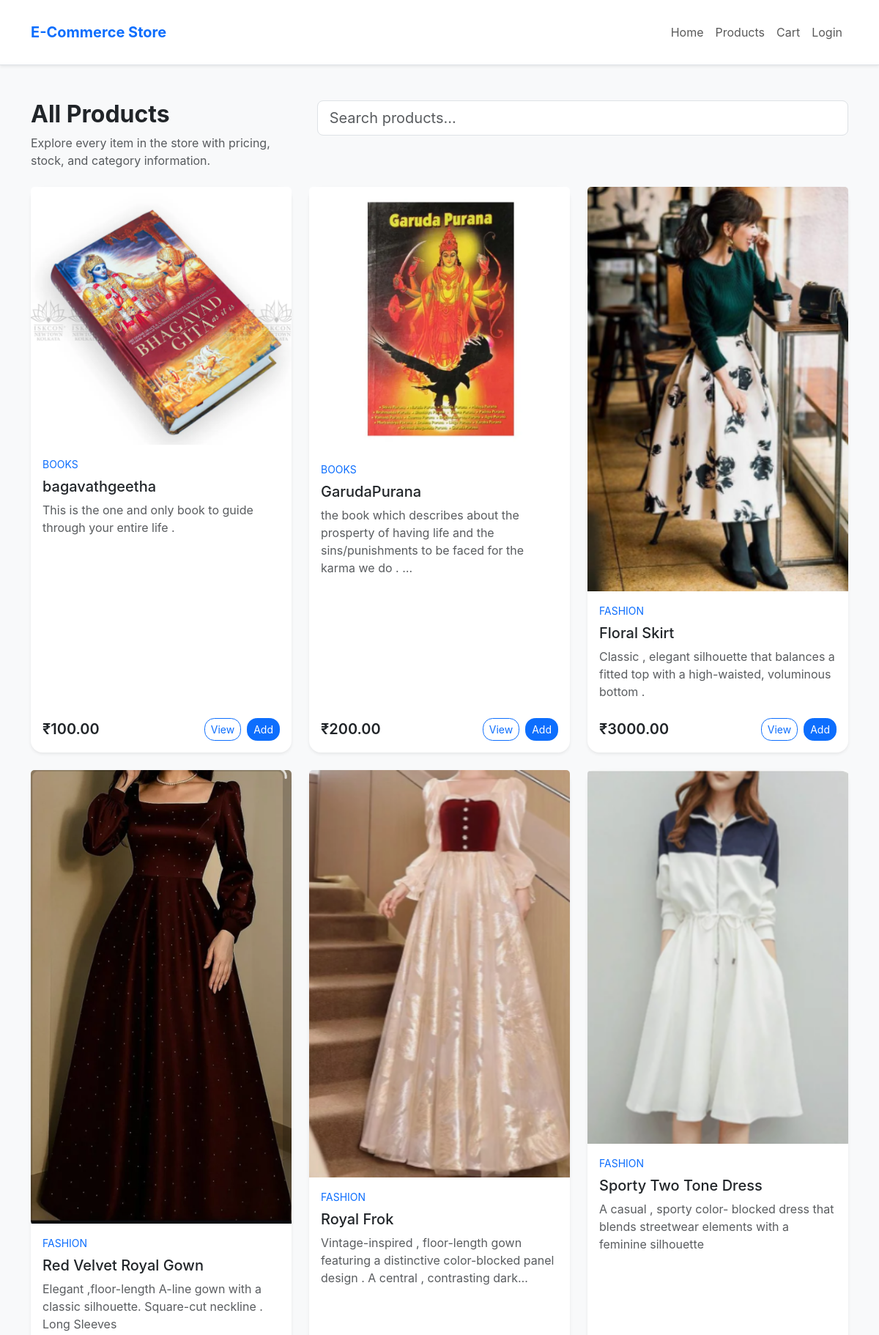
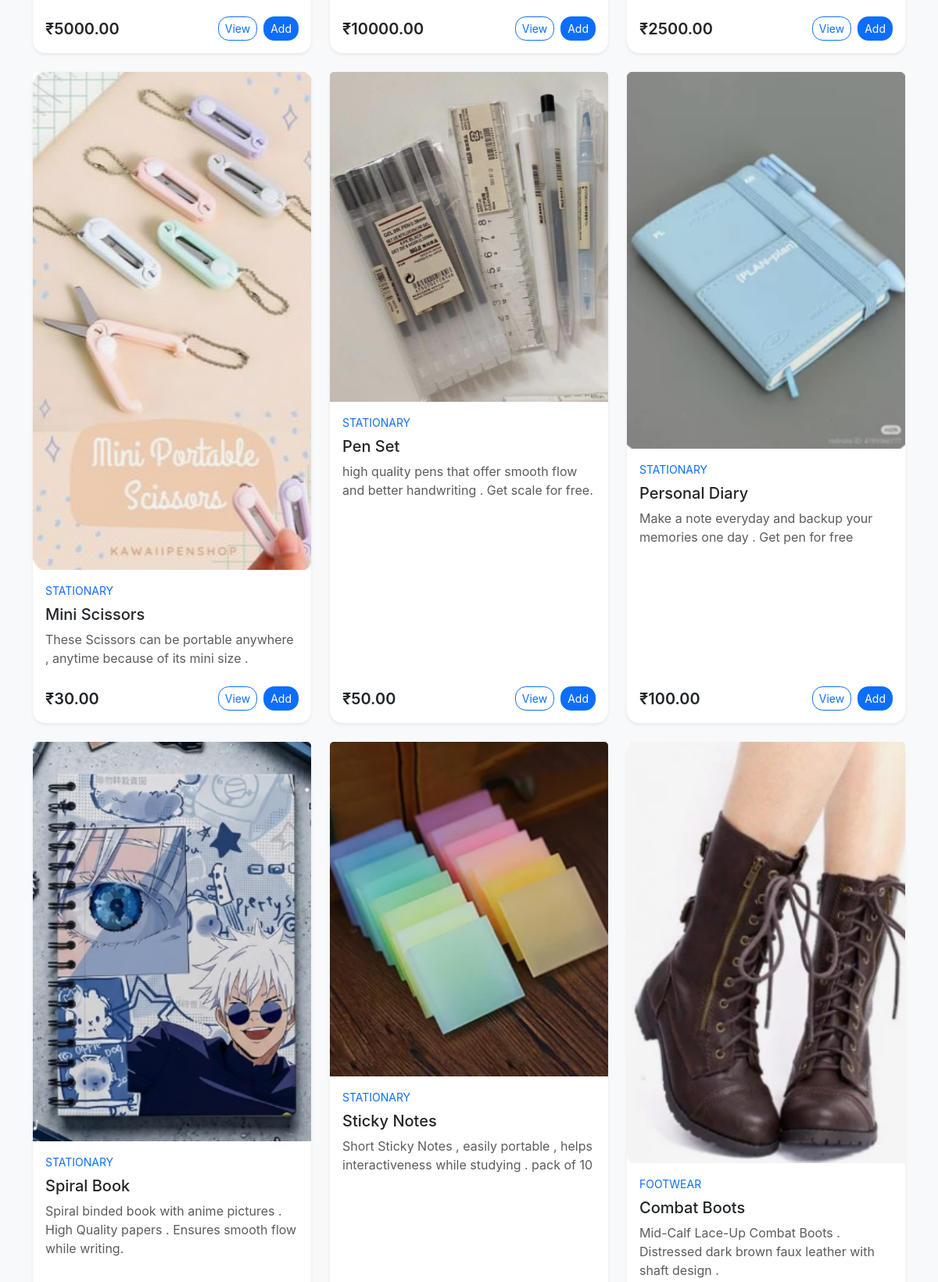
Screenshot of /products/ (upper part) with the database file from the repository (2 pictures, top to bottom).
### store/models.py (models this page shows, shortened)
class Product(models.Model):
    category = models.ForeignKey(Category,on_delete=models.CASCADE,related_name="products")
    name = models.CharField(max_length=200)
    slug = models.SlugField(unique=True)
    description = models.TextField()
    price = models.DecimalField(max_digits=10, decimal_places=2)
    stock = models.PositiveIntegerField(default=0)
    image = models.ImageField(upload_to="products/")
    available = models.BooleanField(default=True)
    created_at = models.DateTimeField(auto_now_add=True)
    updated_at = models.DateTimeField(auto_now=True)

class Category(models.Model):
    name = models.CharField(max_length=100,unique=True)
    slug = models.SlugField(unique=True)

### store/views.py (the view)
# urls.py: path('products/', product_list, name='product_list'),
def product_list(request):
    category_slug = request.GET.get('category')
    products = Product.objects.filter(
        available=True
    ).select_related('category')
    category = None
    if category_slug:
        category = get_object_or_404(Category, slug=category_slug)
        products = products.filter(category=category)
    context = {
        "products": products,
        "category": category,
    }
    return render(
        request,
        'store/product.html',
        context
    )

### templates/store/product.html (shortened to what this page needs)
{% extends 'base.html' %}
{% block content %}
<div class="d-flex flex-column flex-md-row justify-content-between align-items-start gap-3 mb-4">
    <div>
        {% if category %}
            <h2 class="fw-bold">{{ category.name }} Products</h2>
            <p class="text-muted mb-0">Explore available products in the {{ category.name }} category.</p>
        {% else %}
            <h2 class="fw-bold">All Products</h2>
            <p class="text-muted mb-0">Explore every item in the store with pricing, stock, and category information.</p>
        {% endif %}
    </div>
    <div class="w-100 w-md-50">
        <input type="search" class="form-control form-control-lg" placeholder="Search products..." aria-label="Search products">
    </div>
</div>
{% if products %}
<section class="row g-4">
    {% for product in products %}
        <div class="col-12 col-md-6 col-xl-4">
            <article class="card h-100 shadow-sm border-0">
                <img src="{{ product.image.url }}" class="card-img-top" alt="{{ product.name }}">
                <div class="card-body d-flex flex-column">
                    <p class="text-uppercase text-primary small mb-2">{{ product.category.name }}</p>
                    <h5 class="card-title">{{ product.name }}</h5>
                    <p class="text-muted mb-4">{{ product.description|truncatechars:120 }}</p>
                    <div class="mt-auto d-flex justify-content-between align-items-center">
                        <span class="fs-5 fw-semibold">₹{{ product.price }}</span>
                        <div class="d-flex gap-2">
                            <a href="{% url 'product_detail' product.slug %}" class="btn btn-outline-primary btn-sm">View</a>
                            <a href="{% url 'add_to_cart' product.id %}" class="btn btn-primary btn-sm btn-add-to-cart">Add</a>
                        </div>
                    </div>
                </div>
            </article>
        </div>
    {% endfor %}
</section>
{% else %}
<div class="alert alert-info rounded-4">There are no products available yet.</div>
{% endif %}
{% endblock %}

### static/styles.css (style rules this page uses)
:root { color-scheme: light; --bg: #f4f7fb; --surface: #ffffff; --text: #1f2937; --muted: #6c757d; --primary: #0d6efd; --border: #e9ecef; }
body { background: var(--bg); color: var(--text); font-family: Inter, system-ui, -apple-system, BlinkMacSystemFont, "Segoe UI", sans-serif; }
.card, .table-responsive { border-radius: 1rem; }
.btn { border-radius: .85rem; }

### rows the page displays
Product: image (picture), category.name "BOOKS", name "bagavathgeetha", description "This is the one and only book to guide through your entire life .", price "100.00"
Product: image (picture), category.name "BOOKS", name "GarudaPurana", description "the book which describes about the prosperty of having life and the sins/punishments to be faced for the karma we do . …", price "200.00"
Product: image (picture), category.name "FASHION", name "Floral Skirt", description "Classic , elegant silhouette that balances a fitted top with a high-waisted, voluminous bottom .", price "3000.00"
Product: image (picture), category.name "FASHION", name "Red Velvet Royal Gown", description "Elegant ,floor-length A-line gown with a classic silhouette. Square-cut neckline . Long Sleeves", price "5000.00"
Product: image (picture), category.name "FASHION", name "Royal Frok", description "Vintage-inspired , floor-length gown featuring a distinctive color-blocked panel design . A central , contrasting dark…", price "10000.00"
Product: image (picture), category.name "FASHION", name "Sporty Two Tone Dress", description "A casual , sporty color- blocked dress that blends streetwear elements with a feminine silhouette", price "2500.00"
Product: image (picture), category.name "STATIONARY", name "Mini Scissors", description "These Scissors can be portable anywhere , anytime because of its mini size .", price "30.00"
Product: image (picture), category.name "STATIONARY", name "Pen Set", description "high quality pens that offer smooth flow and better handwriting . Get scale for free.", price "50.00"
Product: image (picture), category.name "STATIONARY", name "Personal Diary", description "Make a note everyday and backup your memories one day . Get pen for free", price "100.00"
Product: image (picture), category.name "STATIONARY", name "Spiral Book", description "Spiral binded book with anime pictures . High Quality papers . Ensures smooth flow while writing."
Product: image (picture), category.name "STATIONARY", name "Sticky Notes", description "Short Sticky Notes , easily portable , helps interactiveness while studying . pack of 10"
Product: image (picture), category.name "FOOTWEAR", name "Combat Boots", description "Mid-Calf Lace-Up Combat Boots . Distressed dark brown faux leather with shaft design ."
